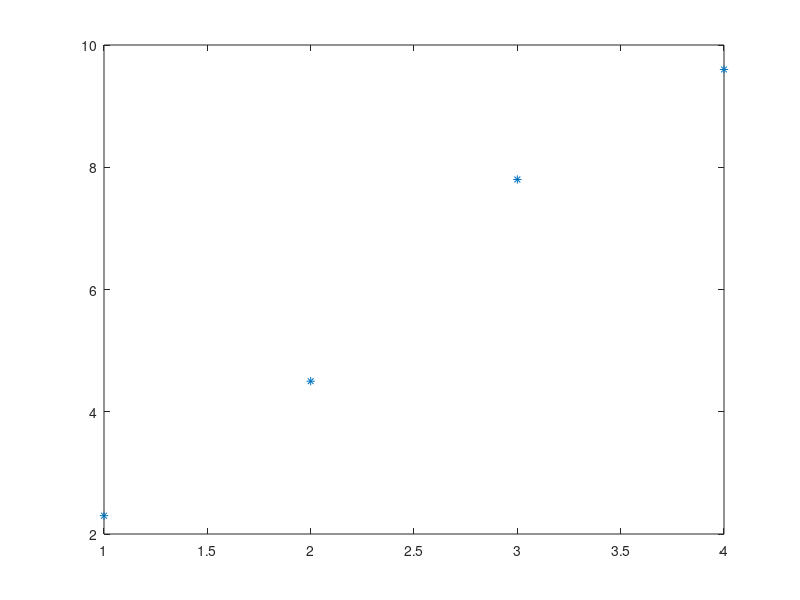

This chart was generated by the following MATLAB code:
X=[1,2,3,4]
Y=[2.3,4.5,7.8,9.6]
XA=log10(X)
YA=log10(Y)
sol=polyfit(XA,YA,1)
plot(X,Y,'*')
b3=sol(1)
a3=10^(sol(2))
